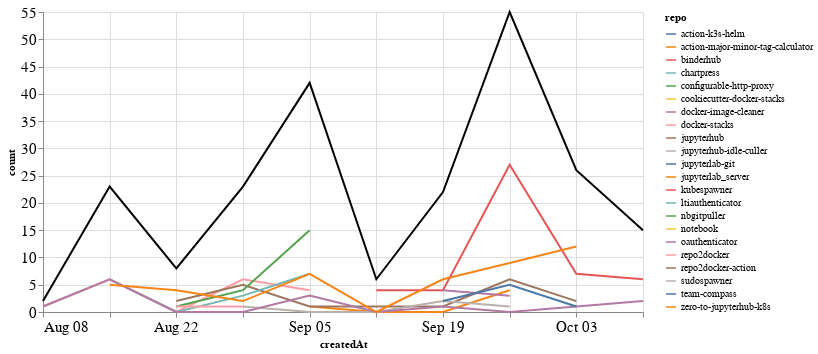

Source (notebook cell):
### Markdown cell above
### Comments

### Code cell
comments_time = comments.groupby('repo').resample('W', on='createdAt').count()['author'].reset_index()
comments_time = comments_time.rename(columns={'author': 'count'})
comments_time_total = comments_time.groupby('createdAt').agg({"count": "sum"}).reset_index()
ch1 = alt.Chart(comments_time, width=600).mark_line().encode(
    x='createdAt',
    y='count',
    color='repo',
    tooltip="repo"
)

ch2 = alt.Chart(comments_time_total, width=600).mark_line(color="black").encode(
    x='createdAt',
    y='count',
)

ch1 + ch2

### Figure 1 — Vega-Lite specification as saved in the notebook (floating-point values rounded to 4 significant figures)
{"config": {"axisLeft": {"labelFontSize": 15}, "axisBottom": {"labelFontSize": 15}}, "layer": [{"data": {"name": "data-e966b8276685280fed2aea352899f14e"}, "mark": "line", "encoding": {"color": {"type": "nominal", "field": "repo"}, "tooltip": {"type": "nominal", "field": "repo"}, "x": {"type": "temporal", "field": "createdAt"}, "y": {"type": "quantitative", "field": "count"}}, "width": 600}, {"data": {"name": "data-572ce092a6e0d408694c80954b577f68"}, "mark": {"type": "line", "color": "black"}, "encoding": {"x": {"type": "temporal", "field": "createdAt"}, "y": {"type": "quantitative", "field": "count"}}, "width": 600}], "$schema": "https://vega.github.io/schema/vega-lite/v4.8.1.json", "datasets": {"data-e966b8276685280fed2aea352899f14e": [{"repo": "action-k3s-helm", "createdAt": "2021-10-10T00:00:00", "count": 5}, {"repo": "action-major-minor-tag-calculator", "createdAt": "2021-09-05T00:00:00", "count": 1}, {"repo": "action-major-minor-tag-calculator", "createdAt": "2021-09-12T00:00:00", "count": 0}, {"repo": "action-major-minor-tag-calculator", "createdAt": "2021-09-19T00:00:00", "count": 0}, {"repo": "action-major-minor-tag-calculator", "createdAt": "2021-09-26T00:00:00", "count": 4}, {"repo": "binderhub", "createdAt": "2021-09-12T00:00:00", "count": 4}, {"repo": "binderhub", "createdAt": "2021-09-19T00:00:00", "count": 4}, {"repo": "binderhub", "createdAt": "2021-09-26T00:00:00", "count": 27}, {"repo": "binderhub", "createdAt": "2021-10-03T00:00:00", "count": 7}, {"repo": "binderhub", "createdAt": "2021-10-10T00:00:00", "count": 6}, {"repo": "chartpress", "createdAt": "2021-09-05T00:00:00", "count": 2}, {"repo": "configurable-http-proxy", "createdAt": "2021-09-19T00:00:00", "count": 2}, {"repo": "cookiecutter-docker-stacks", "createdAt": "2021-09-05T00:00:00", "count": 1}, {"repo": "docker-image-cleaner", "createdAt": "2021-09-19T00:00:00", "count": 4}, {"repo": "docker-image-cleaner", "createdAt": "2021-09-26T00:00:00", "count": 3}, {"repo": "docker-stacks", "createdAt": "2021-08-08T00:00:00", "count": 1}, {"repo": "docker-stacks", "createdAt": "2021-08-15T00:00:00", "count": 6}, {"repo": "docker-stacks", "createdAt": "2021-08-22T00:00:00", "count": 0}, {"repo": "docker-stacks", "createdAt": "2021-08-29T00:00:00", "count": 6}, {"repo": "docker-stacks", "createdAt": "2021-09-05T00:00:00", "count": 4}, {"repo": "jupyterhub", "createdAt": "2021-08-22T00:00:00", "count": 2}, {"repo": "jupyterhub", "createdAt": "2021-08-29T00:00:00", "count": 5}, {"repo": "jupyterhub", "createdAt": "2021-09-05T00:00:00", "count": 1}, {"repo": "jupyterhub", "createdAt": "2021-09-12T00:00:00", "count": 1}, {"repo": "jupyterhub", "createdAt": "2021-09-19T00:00:00", "count": 1}, {"repo": "jupyterhub", "createdAt": "2021-09-26T00:00:00", "count": 6}, {"repo": "jupyterhub", "createdAt": "2021-10-03T00:00:00", "count": 2}, {"repo": "jupyterhub-idle-culler", "createdAt": "2021-08-29T00:00:00", "count": 1}, {"repo": "jupyterhub-idle-culler", "createdAt": "2021-09-05T00:00:00", "count": 0}, {"repo": "jupyterhub-idle-culler", "createdAt": "2021-09-12T00:00:00", "count": 0}, {"repo": "jupyterhub-idle-culler", "createdAt": "2021-09-19T00:00:00", "count": 2}, {"repo": "jupyterhub-idle-culler", "createdAt": "2021-09-26T00:00:00", "count": 1}, {"repo": "jupyterlab-git", "createdAt": "2021-10-03T00:00:00", "count": 2}, {"repo": "jupyterlab_server", "createdAt": "2021-10-03T00:00:00", "count": 1}, {"repo": "kubespawner", "createdAt": "2021-10-10T00:00:00", "count": 2}, {"repo": "ltiauthenticator", "createdAt": "2021-08-15T00:00:00", "count": 6}, {"repo": "ltiauthenticator", "createdAt": "2021-08-22T00:00:00", "count": 0}, {"repo": "ltiauthenticator", "createdAt": "2021-08-29T00:00:00", "count": 3}, {"repo": "ltiauthenticator", "createdAt": "2021-09-05T00:00:00", "count": 7}, {"repo": "nbgitpuller", "createdAt": "2021-08-22T00:00:00", "count": 1}, {"repo": "nbgitpuller", "createdAt": "2021-08-29T00:00:00", "count": 4}, {"repo": "nbgitpuller", "createdAt": "2021-09-05T00:00:00", "count": 15}, {"repo": "notebook", "createdAt": "2021-08-29T00:00:00", "count": 1}, {"repo": "oauthenticator", "createdAt": "2021-08-08T00:00:00", "count": 1}, {"repo": "oauthenticator", "createdAt": "2021-08-15T00:00:00", "count": 6}, {"repo": "oauthenticator", "createdAt": "2021-08-22T00:00:00", "count": 0}, {"repo": "oauthenticator", "createdAt": "2021-08-29T00:00:00", "count": 0}, {"repo": "oauthenticator", "createdAt": "2021-09-05T00:00:00", "count": 3}, {"repo": "oauthenticator", "createdAt": "2021-09-12T00:00:00", "count": 0}, {"repo": "oauthenticator", "createdAt": "2021-09-19T00:00:00", "count": 1}, {"repo": "oauthenticator", "createdAt": "2021-09-26T00:00:00", "count": 0}, {"repo": "oauthenticator", "createdAt": "2021-10-03T00:00:00", "count": 1}, {"repo": "oauthenticator", "createdAt": "2021-10-10T00:00:00", "count": 2}, {"repo": "repo2docker", "createdAt": "2021-08-22T00:00:00", "count": 1}, {"repo": "repo2docker", "createdAt": "2021-08-29T00:00:00", "count": 1}, {"repo": "repo2docker-action", "createdAt": "2021-09-05T00:00:00", "count": 1}, {"repo": "sudospawner", "createdAt": "2021-09-12T00:00:00", "count": 1}, {"repo": "team-compass", "createdAt": "2021-09-19T00:00:00", "count": 2}, {"repo": "team-compass", "createdAt": "2021-09-26T00:00:00", "count": 5}, {"repo": "team-compass", "createdAt": "2021-10-03T00:00:00", "count": 1}, {"repo": "zero-to-jupyterhub-k8s", "createdAt": "2021-08-15T00:00:00", "count": 5}, {"repo": "zero-to-jupyterhub-k8s", "createdAt": "2021-08-22T00:00:00", "count": 4}, {"repo": "zero-to-jupyterhub-k8s", "createdAt": "2021-08-29T00:00:00", "count": 2}, {"repo": "zero-to-jupyterhub-k8s", "createdAt": "2021-09-05T00:00:00", "count": 7}, {"repo": "zero-to-jupyterhub-k8s", "createdAt": "2021-09-12T00:00:00", "count": 0}, {"repo": "zero-to-jupyterhub-k8s", "createdAt": "2021-09-19T00:00:00", "count": 6}, {"repo": "zero-to-jupyterhub-k8s", "createdAt": "2021-09-26T00:00:00", "count": 9}, {"repo": "zero-to-jupyterhub-k8s", "createdAt": "2021-10-03T00:00:00", "count": 12}], "data-572ce092a6e0d408694c80954b577f68": [{"createdAt": "2021-08-08T00:00:00", "count": 2}, {"createdAt": "2021-08-15T00:00:00", "count": 23}, {"createdAt": "2021-08-22T00:00:00", "count": 8}, {"createdAt": "2021-08-29T00:00:00", "count": 23}, {"createdAt": "2021-09-05T00:00:00", "count": 42}, {"createdAt": "2021-09-12T00:00:00", "count": 6}, {"createdAt": "2021-09-19T00:00:00", "count": 22}, {"createdAt": "2021-09-26T00:00:00", "count": 55}, {"createdAt": "2021-10-03T00:00:00", "count": 26}, {"createdAt": "2021-10-10T00:00:00", "count": 15}]}}
